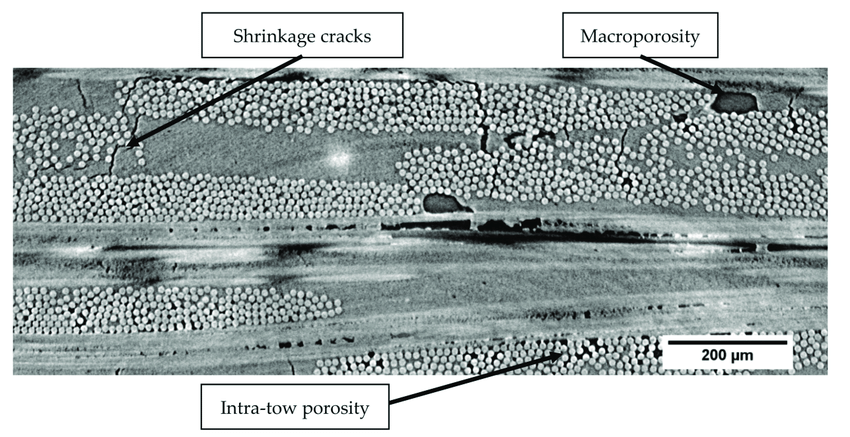
#> input picture material.png, 850 x 437 px, found by its file name
$ python scale_bar_match_test.py
#> lines starting #> are read from the running program, lines starting #| are printed output that depends on the picture; after the words box and inside, x2 and y2 are one past the last pixel; in counts of white or black regions, pixels touching at a corner belong together; long printed decimals are rounded
### scale_bar_detector.py

import cv2
import numpy as np
import os

def detect_scale_bar_and_get_ratio(image_path, template_path, template_length_mils, visualize=False):
    """
    Detects a scale bar from a template in a high-resolution microscope image,
    and calculates the mils-per-pixel ratio.

    Args:
        image_path (str): Path to the main microscope image.
        template_path (str): Path to the template image (e.g., "200 mils" bar).
        template_length_mils (float): Physical length of the scale bar in mils.
        visualize (bool): If True, saves a visualization of the best match.

    Returns:
        mils_per_pixel (float): Conversion ratio from pixel to mils.
        match_info (dict): Details of the best match (position, size, score).
    """
#> called with image_path = 'img/material.png', template_path = 'img/200_scale.png', template_length_mils = 200, visualize = True
    # Load images
    main_img = cv2.imread(image_path, cv2.IMREAD_COLOR)
#> main_img is the input picture: shape (437, 850, 3); mean B, G, R 177.7, 178, 169
    if main_img is None:
        raise FileNotFoundError(f"Main image not found at: {image_path}")
    template_img = cv2.imread(template_path, cv2.IMREAD_COLOR)
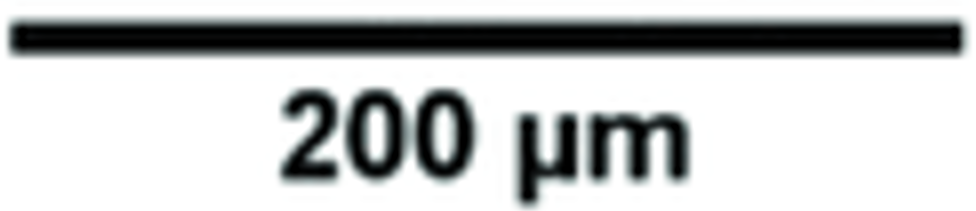
#> input picture 200_scale.png, 976 x 211 px, found by its file name
#> template_img is the input picture: shape (211, 976, 3); mean B, G, R 197.5, 197.5, 195.6
    if template_img is None:
        raise FileNotFoundError(f"Template image not found at: {template_path}")

    # Convert to grayscale
    main_gray = cv2.cvtColor(main_img, cv2.COLOR_BGR2GRAY)
    template_gray = cv2.cvtColor(template_img, cv2.COLOR_BGR2GRAY)

    # Normalize
    main_gray = cv2.normalize(main_gray, None, 0, 255, cv2.NORM_MINMAX)
    template_gray = cv2.normalize(template_gray, None, 0, 255, cv2.NORM_MINMAX)

    best_score = -1
    best_match = None

    # Try both enlarging and shrinking the template
    for direction in ["up", "down"]:
        factor = 1.0
        for _ in range(90):
            if direction == "up":
                factor += 0.01
            else:
                factor -= 0.01
                if factor <= 0:
                    break

            # Ensure valid resize dimensions
            new_h = int(template_gray.shape[0] * factor)
            new_w = int(template_gray.shape[1] * factor)
            if new_h < 1 or new_w < 1:
                continue

            resized_template = cv2.resize(template_gray, (new_w, new_h))
            if resized_template.shape[0] > main_gray.shape[0] or resized_template.shape[1] > main_gray.shape[1]:
                continue

            result = cv2.matchTemplate(main_gray, resized_template, cv2.TM_CCOEFF_NORMED)
            _, max_val, _, max_loc = cv2.minMaxLoc(result)

            if max_val > best_score:
                best_score = max_val
                best_match = {
                    "resize_factor": factor,
                    "max_val": max_val,
                    "top_left": max_loc,
                    "width": resized_template.shape[1],
                    "height": resized_template.shape[0]
                }
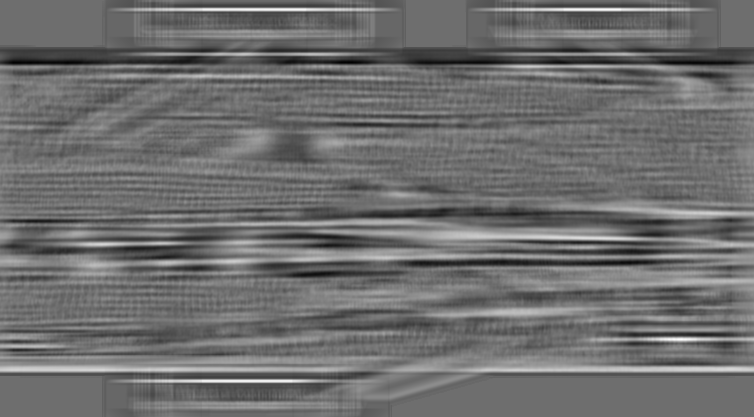
#> result: shape (417, 754) float32; min -0.525, max 0.692, mean 0.00158; drawn with min black and max white
#> after the loop, best_match = {'resize_factor': 0.13, 'max_val': 0.946, 'top_left': (665, 338), 'width': 126, 'height': 27}; best_score = 0.946

    if not best_match:
        raise RuntimeError("Failed to detect the scale bar.")

    # Calculate mils-per-pixel
    mils_per_pixel = template_length_mils / best_match["width"]
#> mils_per_pixel = 1.59

    if visualize:
        bottom_right = (
            best_match["top_left"][0] + best_match["width"],
            best_match["top_left"][1] + best_match["height"]
        )
#> bottom_right = (791, 365)
        visual = main_img.copy()
        cv2.rectangle(visual, best_match["top_left"], bottom_right, (0, 0, 255), 3)
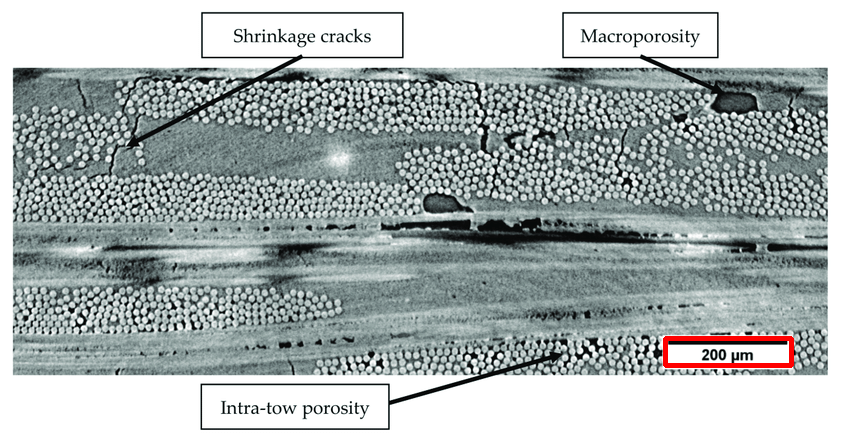
#> visual: shape (437, 850, 3); 0.41% of pixels changed, all inside (x1, y1, x2, y2) = (663, 336, 794, 368)
        vis_path = os.path.join(os.path.dirname(image_path), "scale_bar_detected.jpg")
        cv2.imwrite(vis_path, visual)
        print(f"Match visual saved to: {vis_path}")

    return mils_per_pixel, best_match

### scale_bar_match_test.py
import cv2
import numpy as np

from scale_bar_detector import detect_scale_bar_and_get_ratio

mils_per_pixel, match_info = detect_scale_bar_and_get_ratio(
    image_path= r"img/material.png",
    template_path= r"img/200_scale.png",
    template_length_mils=200.0,
    visualize=True
)
#> mils_per_pixel = 1.59; match_info has the same summary as best_match in detect_scale_bar_and_get_ratio

print("Scale ratio (mils/pixel):", mils_per_pixel)
#| Scale ratio (mils/pixel): 1.587
